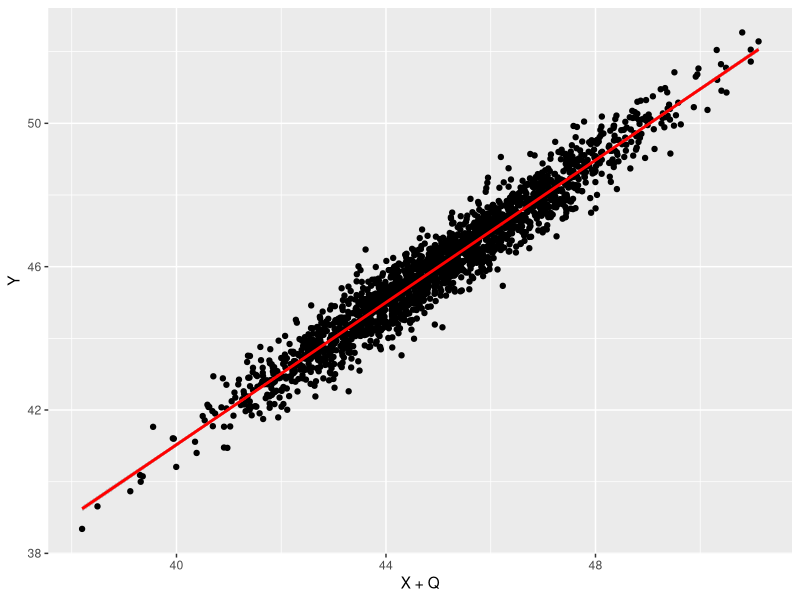
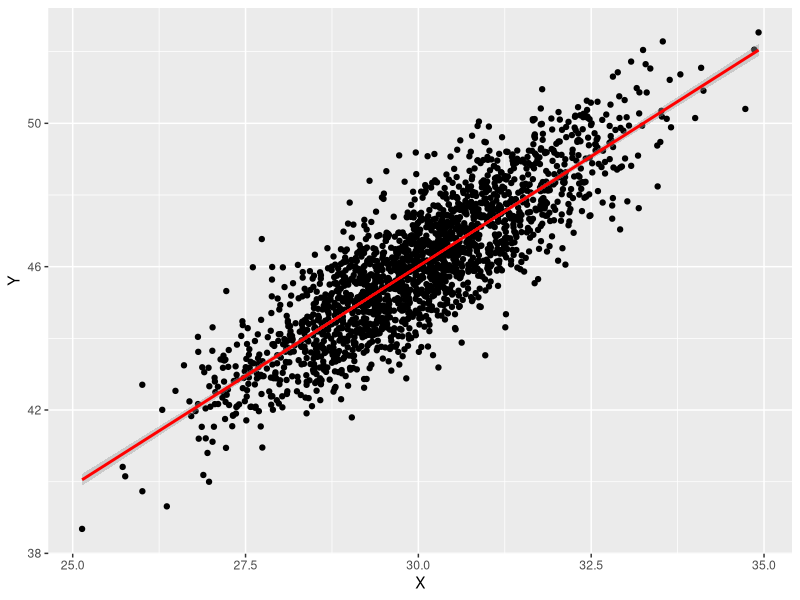
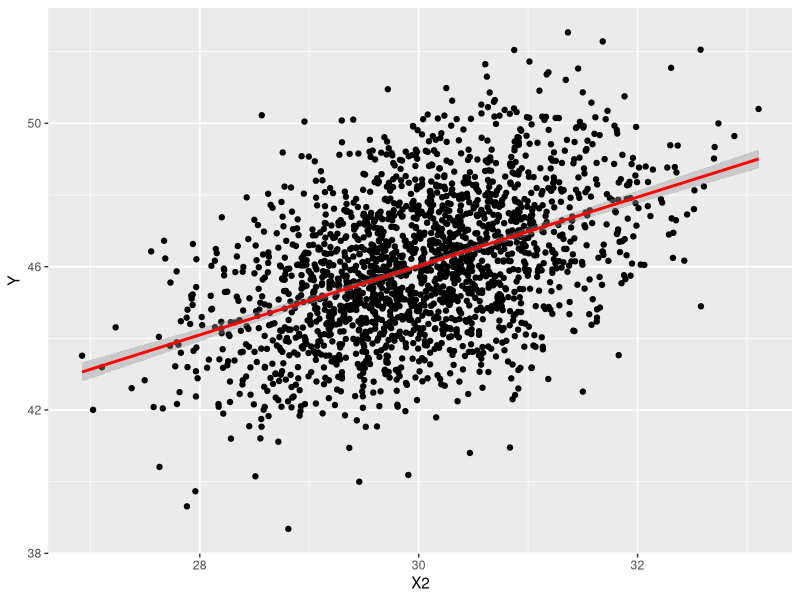

The R source for these figures, in order: (Note: this script raises an error after producing the figures.)
## ---- chunk 1
knitr::opts_chunk$set(echo = TRUE)
install.packages("ggplot2");library(ggplot2)
library(MASS)
install.packages("AER");library(AER)


## ---- chunk 2
# We create a matrix of normally distributed variables which are correlated, from this we generate X and Q 
XPoolAndQ <- mvrnorm(2000, c(30, 15), matrix(c(1, 0.5, 0.5, 1), 2, 2))
XPool <- XPoolAndQ[, 1]
Q<- XPoolAndQ[, 2]

# Z is a normally distributed variable and is added to the X 
Z <- rnorm(2000)
X <- XPool + Z
#There is a correlation between X and Q but not between Z and Q 
cor(X,Q)
cor(Z,Q)


#We define Y as being determined by X and Q, this would be the true model of Y 
Y <- 1 + X + Q + rnorm(1000, 0, 0.5)

#The correctly specified model of Y includes Q 
correct<-lm(Y~X+Q)


ggplot(correct, aes(x = X+Q, y = Y)) + 
  geom_point() +
  stat_smooth(method = "lm", col = "red")


#If we omit Q we obtain different results from the correctly specified model  
reduced<-lm(Y~X)

ggplot(reduced, aes(x = X, y = Y)) + 
  geom_point() +
  stat_smooth(method = "lm", col = "red")

#In order to fix the mispecified model we create a linear model X with respect to Z
X2<-lm(X~Z)$fitted.values

#The model with respect to X2 is closer to the correctly specified model 
adjusted<-lm(Y~X2)
ggplot(adjusted, aes(x = X2, y = Y)) + 
  geom_point() +
  stat_smooth(method = "lm", col = "red")
## ---- chunk 3
#Alternitavely the package AER can be used and the function iverg() can give better models 
ivreg()
ivreg(Y~X|Z)
